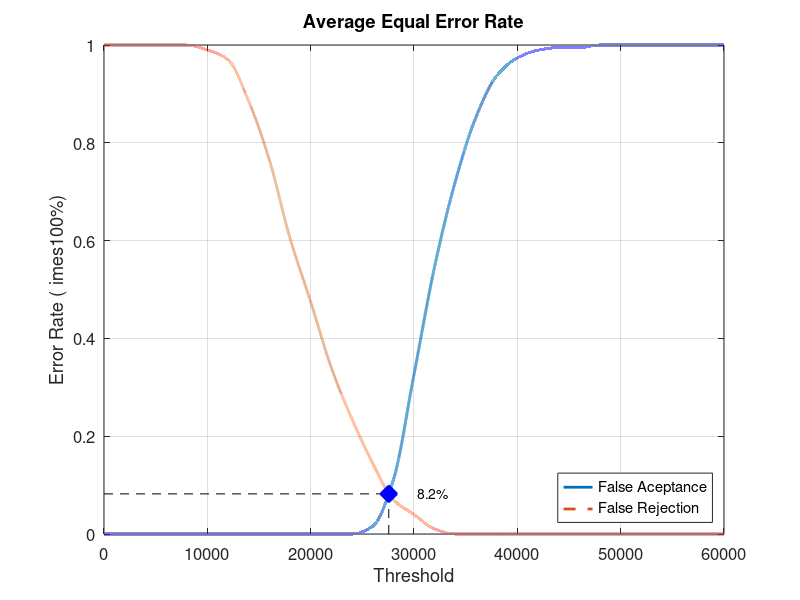
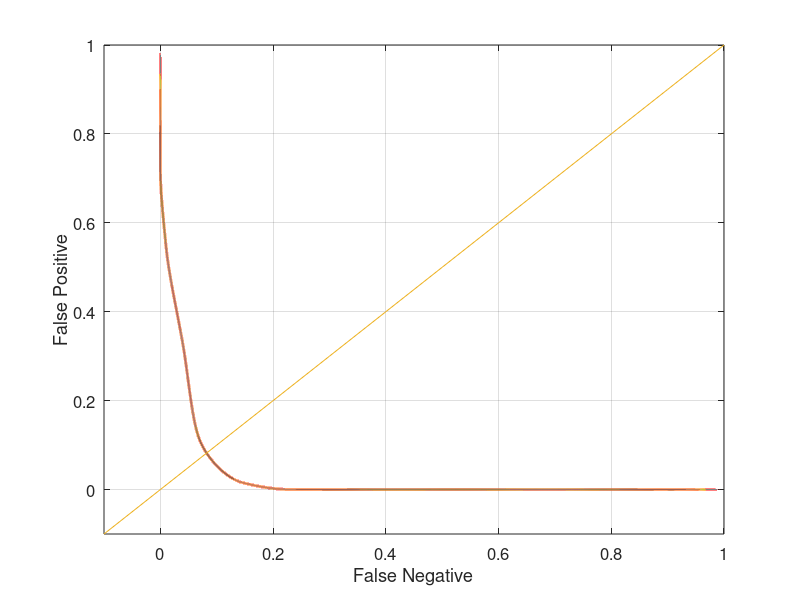

Write the MATLAB code that produced these figures, in order.
close all;
clear;
clc;
x = 0:2000:60000;
xq = 0:0.5:60000;

y0 = [0 0 0 0 0 0 0 0 0 0 0 0 0 0.0157895 0.110526 0.326316 0.547368 0.721053 0.852632 0.936842 0.973684 0.989474 0.994737 0.994737 1 1 1 1 1 1 1]
yy0 = interp1(x, y0, xq, 'pchip');
y1 = [1 1 1 1 1 0.99 0.97 0.885 0.765 0.605 0.475 0.34 0.235 0.145 0.07 0.04 0.01 0 0 0 0 0 0 0 0 0 0 0 0 0 0]
yy1 = interp1(x, y1, xq, 'pchip');

% Calculating EER: 
y2 = abs(y0 - y1);
find(y2 == min(y2))
yy2 = abs(yy0 - yy1);
xEER = find(yy2 == min(yy2));
xEERIndex = xq(xEER) % X-axis EER
yEER = yy0(xEER) % Y-axis EER

main = figure
plot(xq, yy0,'-','LineWidth', 2);	hold on
plot(xq, yy1,'--','LineWidth', 2);	hold on
plot([xEERIndex xEERIndex], [0 yEER], 'k--');	hold on
plot([0 xEERIndex], [yEER yEER], 'k--');	hold on
plot(xEERIndex, yEER, 'bx', 'LineWidth', 10);	hold on
text(xEERIndex + 10 * xEERIndex / 100, yEER, [num2str(round((10000 * yEER)) / 100) '%'])
legend('False Aceptance', 'False Rejection', 'Location', 'SouthEast')
xlabel('Threshold')
ylabel('Error Rate (	imes100%)')
title('Average Equal Error Rate')
set(gca, 'FontSize', 12)
axis([0 60000 0 1])
grid on

print(main, 'Database3_4Main', '-dpng');
FNRxFPR = figure('Color', [1 1 1]);
plot(yy1, yy0, '-', yy1, yy0, 'LineWidth', 2);
hold on
y = -0.1:0.1:1
plot(y, y); 
set(gca, 'FontSize', 12)
xlabel('False Negative')
ylabel('False Positive')
axis([-0.1 1 -0.1 1])
set(gca, 'FontSize', 12)
grid on

print(FNRxFPR, 'Database3_4FNRxFPR','-dpng');
